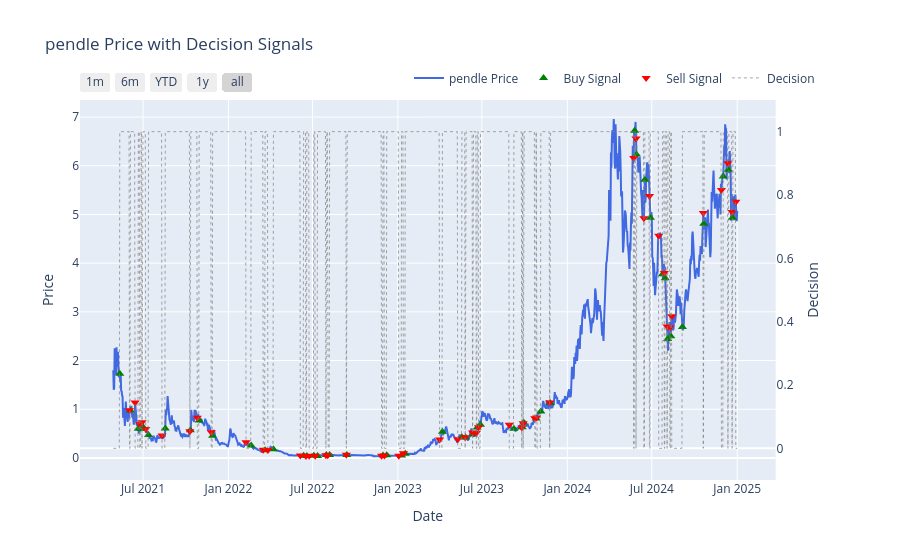

The cell this chart's notebook holds for it:
### Code cell
# Define date range for plotting
start_date = '2020-01-01'
end_date = '2025-01-01'

# Get asset price data for the selected period
asset_price = analyzer.get_asset_data(asset_id).price_data.loc[start_date:end_date, 'close']

# Get decision data and find transition points
decisions = signal_weight_matrix.loc[start_date:end_date, 'decision']
transitions = decisions.diff().fillna(0) != 0

# Create buy and sell signals at transition points
buy_signals = decisions[transitions & (decisions == 1)]
sell_signals = decisions[transitions & (decisions == 0)]

# Create plotly figure
import plotly.graph_objects as go
from plotly.subplots import make_subplots

fig = make_subplots(specs=[[{"secondary_y": True}]])

# Add price line
fig.add_trace(
    go.Scatter(
        x=asset_price.index,
        y=asset_price.values,
        name=f'{asset_id} Price',
        line=dict(color='royalblue', width=2)
    )
)

# Add buy signals
if not buy_signals.empty:
    fig.add_trace(
        go.Scatter(
            x=buy_signals.index,
            y=asset_price.loc[buy_signals.index],
            mode='markers',
            name='Buy Signal',
            marker=dict(symbol='triangle-up', size=8, color='green')
        )
    )

# Add sell signals
if not sell_signals.empty:
    fig.add_trace(
        go.Scatter(
            x=sell_signals.index,
            y=asset_price.loc[sell_signals.index],
            mode='markers',
            name='Sell Signal',
            marker=dict(symbol='triangle-down', size=8, color='red')
        )
    )

# Add decision line on secondary y-axis
fig.add_trace(
    go.Scatter(
        x=decisions.index,
        y=decisions.values,
        name='Decision',
        line=dict(color='gray', width=1, dash='dot'),
        opacity=0.7
    ),
    secondary_y=True
)

# Update layout
fig.update_layout(
    title=f'{asset_id} Price with Decision Signals',
    xaxis=dict(
        title='Date',
        rangeselector=dict(
            buttons=list([
                dict(count=1, label="1m", step="month", stepmode="backward"),
                dict(count=6, label="6m", step="month", stepmode="backward"),
                dict(count=1, label="YTD", step="year", stepmode="todate"),
                dict(count=1, label="1y", step="year", stepmode="backward"),
                dict(step="all")
            ])
        )
    ),
    yaxis=dict(title='Price'),
    yaxis2=dict(title='Decision', range=[-0.1, 1.1], showgrid=False),
    hovermode='x unified',
    legend=dict(orientation='h', yanchor='bottom', y=1.02, xanchor='right', x=1)
)

fig.show()

### Figure 1 — Plotly figure (JSON) as saved in the notebook; plotly's stock layout.template omitted (floating-point values rounded to 4 significant figures; data arrays with more than 128 entries replaced by an {"elided": "..."} marker saying what was removed)
{"data": [{"line": {"color": "royalblue", "width": 2}, "name": "pendle Price", "type": "scatter", "x": {"elided": "1345 str values"}, "y": {"elided": "1345 float values"}}, {"marker": {"color": "green", "size": 8, "symbol": "triangle-up"}, "mode": "markers", "name": "Buy Signal", "type": "scatter", "x": ["2021-05-12T00:00:00", "2021-06-04T00:00:00", "2021-06-21T00:00:00", "2021-06-27T00:00:00", "2021-06-30T00:00:00", "2021-07-13T00:00:00", "2021-08-18T00:00:00", "2021-10-11T00:00:00", "2021-10-30T00:00:00", "2021-11-28T00:00:00", "2022-02-19T00:00:00", "2022-03-21T00:00:00", "2022-04-08T00:00:00", "2022-06-12T00:00:00", "2022-06-19T00:00:00", "2022-07-04T00:00:00", "2022-07-12T00:00:00", "2022-07-31T00:00:00", "2022-08-07T00:00:00", "2022-09-13T00:00:00", "2022-11-30T00:00:00", "2022-12-08T00:00:00", "2023-01-09T00:00:00", "2023-01-17T00:00:00", "2023-04-07T00:00:00", "2023-05-19T00:00:00", "2023-05-27T00:00:00", "2023-06-12T00:00:00", "2023-06-21T00:00:00", "2023-06-28T00:00:00", "2023-09-08T00:00:00", "2023-09-26T00:00:00", "2023-09-29T00:00:00", "2023-10-26T00:00:00", "2023-11-05T00:00:00", "2023-11-25T00:00:00", "2024-05-25T00:00:00", "2024-05-29T00:00:00", "2024-06-16T00:00:00", "2024-06-28T00:00:00", "2024-07-24T00:00:00", "2024-07-30T00:00:00", "2024-08-04T00:00:00", "2024-08-11T00:00:00", "2024-09-05T00:00:00", "2024-10-21T00:00:00", "2024-12-02T00:00:00", "2024-12-13T00:00:00", "2024-12-22T00:00:00"], "y": [1.73, 0.9719, 0.6014, 0.5948, 0.6486, 0.4723, 0.6065, 0.5694, 0.7701, 0.4578, 0.2565, 0.1601, 0.1779, 0.04564, 0.04063, 0.04354, 0.04198, 0.06016, 0.0588, 0.06121, 0.04757, 0.0568, 0.05095, 0.08375, 0.5359, 0.4249, 0.4194, 0.4801, 0.6252, 0.681, 0.5983, 0.6323, 0.7288, 0.8111, 0.9519, 1.13, 6.72, 6.23, 5.71, 4.93, 3.77, 3.69, 2.44, 2.5, 2.69, 4.81, 5.78, 5.92, 4.93]}, {"marker": {"color": "red", "size": 8, "symbol": "triangle-down"}, "mode": "markers", "name": "Sell Signal", "type": "scatter", "x": ["2021-06-02T00:00:00", "2021-06-14T00:00:00", "2021-06-24T00:00:00", "2021-06-29T00:00:00", "2021-07-07T00:00:00", "2021-08-11T00:00:00", "2021-10-10T00:00:00", "2021-10-26T00:00:00", "2021-11-25T00:00:00", "2022-02-08T00:00:00", "2022-03-17T00:00:00", "2022-03-27T00:00:00", "2022-06-05T00:00:00", "2022-06-17T00:00:00", "2022-06-24T00:00:00", "2022-07-07T00:00:00", "2022-07-30T00:00:00", "2022-08-03T00:00:00", "2022-09-12T00:00:00", "2022-11-27T00:00:00", "2022-12-03T00:00:00", "2023-01-03T00:00:00", "2023-01-13T00:00:00", "2023-04-01T00:00:00", "2023-05-10T00:00:00", "2023-05-26T00:00:00", "2023-06-11T00:00:00", "2023-06-19T00:00:00", "2023-06-24T00:00:00", "2023-08-29T00:00:00", "2023-09-25T00:00:00", "2023-09-28T00:00:00", "2023-10-23T00:00:00", "2023-10-27T00:00:00", "2023-11-24T00:00:00", "2024-05-23T00:00:00", "2024-05-28T00:00:00", "2024-06-14T00:00:00", "2024-06-26T00:00:00", "2024-07-16T00:00:00", "2024-07-28T00:00:00", "2024-08-03T00:00:00", "2024-08-09T00:00:00", "2024-08-13T00:00:00", "2024-10-20T00:00:00", "2024-11-28T00:00:00", "2024-12-12T00:00:00", "2024-12-21T00:00:00", "2024-12-29T00:00:00"], "y": [0.9812, 1.14, 0.6959, 0.7345, 0.5956, 0.461, 0.5489, 0.8249, 0.5268, 0.3208, 0.1704, 0.1644, 0.05075, 0.03972, 0.04442, 0.04633, 0.05727, 0.05579, 0.06677, 0.04478, 0.04901, 0.04727, 0.09596, 0.3788, 0.3818, 0.4243, 0.5228, 0.5124, 0.6317, 0.6804, 0.6275, 0.713, 0.8162, 0.8312, 1.14, 6.16, 6.56, 4.92, 5.38, 4.56, 3.8, 2.7, 2.68, 2.91, 5.03, 5.5, 6.05, 5.05, 5.26]}, {"line": {"color": "gray", "dash": "dot", "width": 1}, "name": "Decision", "opacity": 0.7, "type": "scatter", "x": {"elided": "1345 str values"}, "xaxis": "x", "y": {"elided": "1345 int values"}, "yaxis": "y2"}], "layout": {"hovermode": "x unified", "legend": {"orientation": "h", "x": 1, "xanchor": "right", "y": 1.02, "yanchor": "bottom"}, "title": {"text": "pendle Price with Decision Signals"}, "xaxis": {"anchor": "y", "domain": [0, 0.94], "rangeselector": {"buttons": [{"count": 1, "label": "1m", "step": "month", "stepmode": "backward"}, {"count": 6, "label": "6m", "step": "month", "stepmode": "backward"}, {"count": 1, "label": "YTD", "step": "year", "stepmode": "todate"}, {"count": 1, "label": "1y", "step": "year", "stepmode": "backward"}, {"step": "all"}]}, "title": {"text": "Date"}}, "yaxis": {"anchor": "x", "domain": [0, 1], "title": {"text": "Price"}}, "yaxis2": {"anchor": "x", "overlaying": "y", "range": [-0.1, 1.1], "showgrid": false, "side": "right", "title": {"text": "Decision"}}}}
